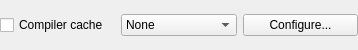
<?xml version="1.0" encoding="UTF-8"?>
<ui version="4.0">
 <class>compilerCacheFrame</class>
 <widget class="QFrame" name="compilerCacheFrame">
  <property name="geometry">
   <rect>
    <x>0</x>
    <y>0</y>
    <width>358</width>
    <height>50</height>
   </rect>
  </property>
  <property name="windowTitle">
   <string>Frame</string>
  </property>
  <layout class="QHBoxLayout" name="horizontalLayout">
   <property name="leftMargin">
    <number>0</number>
   </property>
   <property name="topMargin">
    <number>0</number>
   </property>
   <property name="rightMargin">
    <number>0</number>
   </property>
   <property name="bottomMargin">
    <number>0</number>
   </property>
   <item>
    <widget class="QCheckBox" name="useCache">
     <property name="toolTip">
      <string>Enable specifying the compiler cache for just this recipe.</string>
     </property>
     <property name="text">
      <string>Compiler cache</string>
     </property>
    </widget>
   </item>
   <item>
    <widget class="QComboBox" name="chooseCache">
     <property name="toolTip">
      <string>The recipe specific compiler cache that attempts to integrate with Conan's CMake and Autotools helpers.  The cruiz icon is shown beside the preferences default.  YMMV.</string>
     </property>
     <item>
      <property name="text">
       <string>None</string>
      </property>
     </item>
     <item>
      <property name="text">
       <string>ccache</string>
      </property>
     </item>
     <item>
      <property name="text">
       <string>sccache</string>
      </property>
     </item>
     <item>
      <property name="text">
       <string>buildcache</string>
      </property>
     </item>
    </widget>
   </item>
   <item>
    <widget class="QPushButton" name="configureCache">
     <property name="toolTip">
      <string>Configure compiler caches for this recipe.</string>
     </property>
     <property name="text">
      <string>Configure...</string>
     </property>
    </widget>
   </item>
  </layout>
 </widget>
 <resources/>
 <connections/>
</ui>
